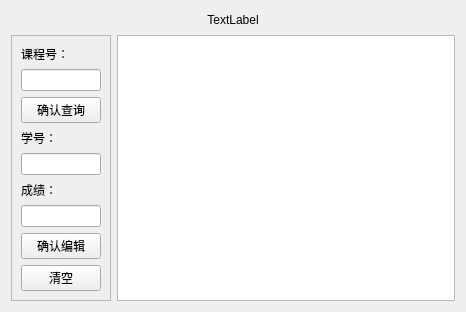
<?xml version="1.0" encoding="UTF-8"?>
<ui version="4.0">
 <class>teacherControl</class>
 <widget class="QWidget" name="teacherControl">
  <property name="geometry">
   <rect>
    <x>0</x>
    <y>0</y>
    <width>466</width>
    <height>312</height>
   </rect>
  </property>
  <property name="windowTitle">
   <string>教师界面</string>
  </property>
  <layout class="QGridLayout" name="gridLayout" rowstretch="1,10" columnstretch="1,4">
   <item row="1" column="0">
    <widget class="QFrame" name="frame">
     <property name="frameShape">
      <enum>QFrame::StyledPanel</enum>
     </property>
     <property name="frameShadow">
      <enum>QFrame::Raised</enum>
     </property>
     <layout class="QVBoxLayout" name="verticalLayout">
      <item>
       <widget class="QLabel" name="label_2">
        <property name="text">
         <string>课程号：</string>
        </property>
       </widget>
      </item>
      <item>
       <widget class="QLineEdit" name="input_cid"/>
      </item>
      <item>
       <widget class="QPushButton" name="selectbutton">
        <property name="text">
         <string>确认查询</string>
        </property>
       </widget>
      </item>
      <item>
       <widget class="QLabel" name="label_4">
        <property name="text">
         <string>学号：</string>
        </property>
       </widget>
      </item>
      <item>
       <widget class="QLineEdit" name="input_sid">
        <property name="text">
         <string/>
        </property>
       </widget>
      </item>
      <item>
       <widget class="QLabel" name="label_5">
        <property name="text">
         <string>成绩：</string>
        </property>
       </widget>
      </item>
      <item>
       <widget class="QLineEdit" name="input_grade">
        <property name="text">
         <string/>
        </property>
       </widget>
      </item>
      <item>
       <widget class="QPushButton" name="pushButton">
        <property name="text">
         <string>确认编辑</string>
        </property>
       </widget>
      </item>
      <item>
       <widget class="QPushButton" name="deleteButton">
        <property name="text">
         <string>清空</string>
        </property>
       </widget>
      </item>
      <item>
       <spacer name="verticalSpacer">
        <property name="orientation">
         <enum>Qt::Vertical</enum>
        </property>
        <property name="sizeHint" stdset="0">
         <size>
          <width>20</width>
          <height>40</height>
         </size>
        </property>
       </spacer>
      </item>
     </layout>
    </widget>
   </item>
   <item row="1" column="1">
    <widget class="QTableView" name="tableView"/>
   </item>
   <item row="0" column="0" colspan="2">
    <widget class="QLabel" name="nameLabel">
     <property name="text">
      <string>TextLabel</string>
     </property>
     <property name="alignment">
      <set>Qt::AlignCenter</set>
     </property>
    </widget>
   </item>
  </layout>
 </widget>
 <resources/>
 <connections/>
</ui>
